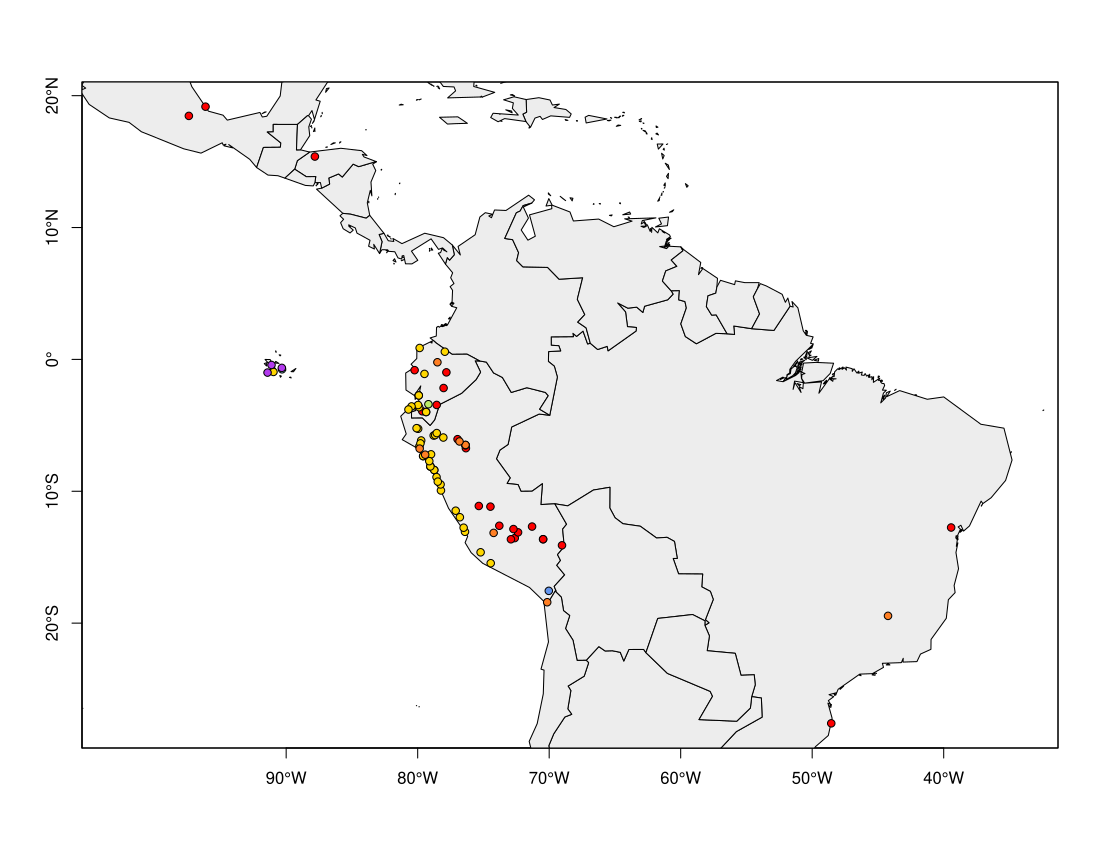

This chart was generated by the following R code:
# Here we plot the localities at which accessions of the 360 tomato project were
# collected. They are _S. lycopersicum_ and other wild relatives. We start by 
# loading the required libraries:

library(maptools)
library(dplyr)
data(wrld_simpl)


# Now we load the data. This is Supplementary Table 1 (Suppl. materials 2) from 
# the paper, converted to TSV. The ID suffixes have the following meaning:
#
# * These accessions were different from their previously taxonomy and changed 
#    according to our data such as fruit weight and population structure 
#    analysis.																	
# # These accessions are modern processing tomato and were used for FST
# + These accessions fruit  were highly segregated in fruit weight

df <- select(read.csv2(
    '../doc/360/ng.3117-S2.tsv', 
    header = T, 
    sep = "\t",
    dec = "."
), Individual_code, Botanical_variety, Categories, Origin, Latitude, Longitude )
df <- df[!is.na(df$Latitude),]
df <- df[df$Longitude<0,]

taxa <- list(
    'red' = 'S. lycopersicum var cerasiforme',
    'gold1' = 'S. pimpinellifolium',
    'chocolate1' = 'S. lycopersicum',
    'darkolivegreen2' = 'S. neorickii',
    'cadetblue2' = 'S. galapagense',
    'cornflowerblue' = 'S. chilense',
    'darkorchid2' = 'S. cheesmaniae'
)

plot(
    wrld_simpl,
    axes = TRUE,
    xlim = c(min(df$Longitude), max(df$Longitude)),
    ylim = c(min(df$Latitude), max(df$Latitude)),
    col = "gray93"
)


# U__0015716
# U__0015717
# WAG0463703

horiloc = 10
for ( color in names(taxa) ) {
    taxon.occurrences <- filter(df, Botanical_variety == taxa[color])
    lon <- select(taxon.occurrences, Longitude)$Longitude
    lat <- select(taxon.occurrences, Latitude)$Latitude
    points(lon, lat, col = 'black', bg = color, pch = 21, cex = 1 )
    horiloc <- horiloc + 30
}

box()
